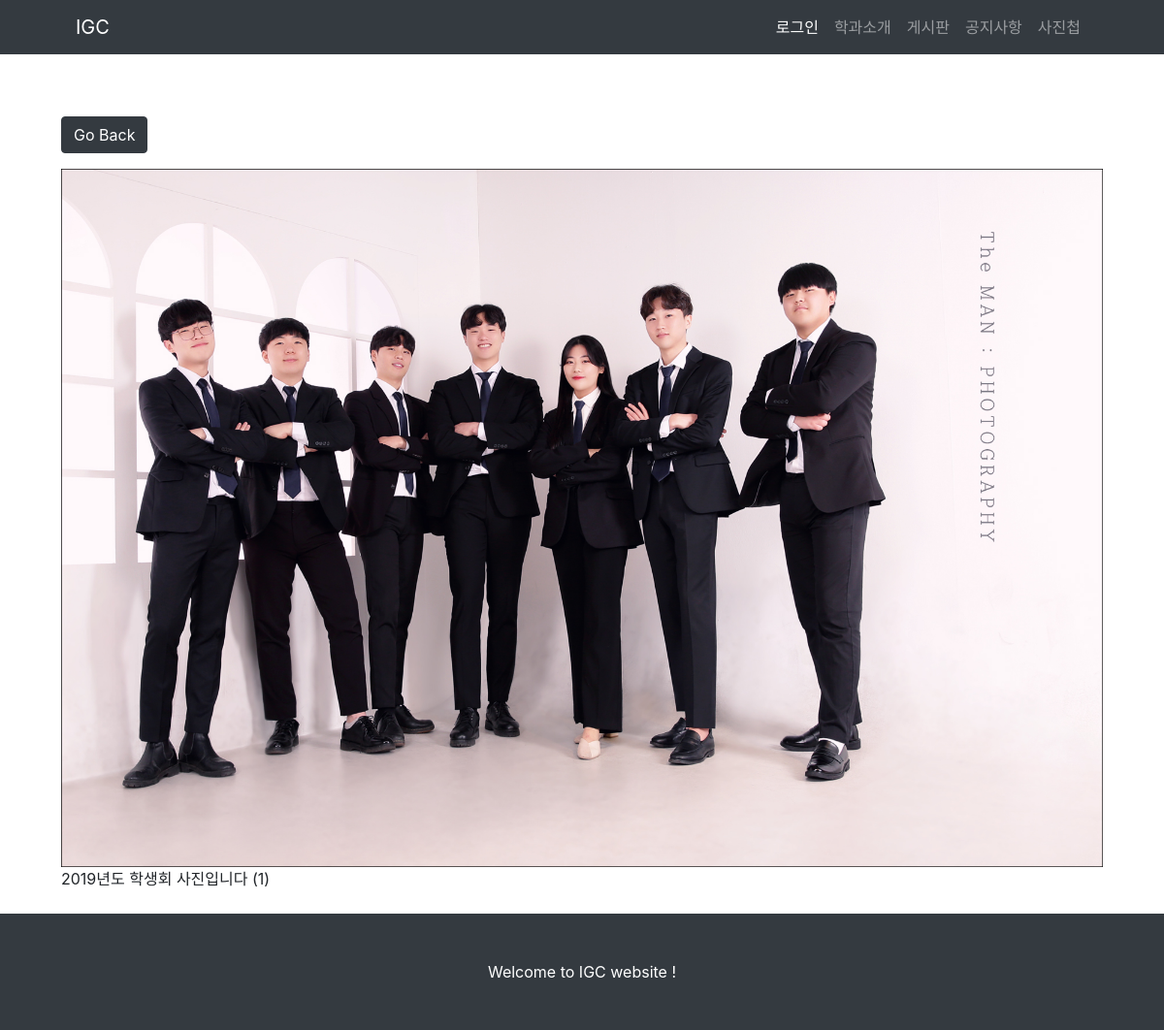
Screenshot of /photos/photo/5/ with the database file from the repository.
### photos/models.py (models this page shows, shortened)
class Photo(models.Model):
    image = models.ImageField(null=False, blank=False)
    description = models.CharField(max_length=500, null=False, blank=False)

### photos/views.py (the view)
# urls.py: path('photo/<str:pk>/', views.photo, name='photo'),
def photo(request, pk):
    photo = Photo.objects.get(id=pk)
    return render(request, 'photos/photo.html', {'photo': photo})

### templates/photos/photo.html
{% extends 'base.html' %}
{% block content %}
<div class="m-5">
    <div class="container">
        <div class="row justify-content-center">
            <div class="col">
                <a href="{% url 'photos:gallery' %}" class="btn btn-dark my-3">Go Back</a>
                <div style = "height: 90vh;">
                    <img style="width:100%; height:100% ;" src="{{ photo.image.url }}">
                    <p>{{photo.description}}</p>
                </div>
            </div>
        </div>
    </div>
</div>
{% endblock %}

### rows the page displays
Photo: image (picture), description "2019년도 학생회 사진입니다 (1)"
